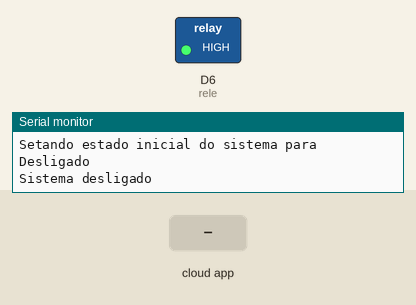
Simulated run of this sketch. Board: ESP8266 (NodeMCU). Shown: switched loads named in the sketch (green lamp = pin HIGH), the last lines printed to the serial monitor. Inputs (shaded band) come from the test bench. WiFi joins after 1.5 s; servers stay silent unless stated; network time is answered at once with the bench clock; the local clock reads 2024-03-15 10:24:30 at power-on unless the sketch sets it; the Firebase database answers and starts empty.

Above: at 3.8 s.
3.9 s: the phone or cloud app sets system_power to Ligado
At 9.2 s:
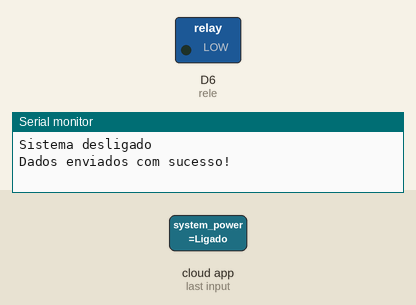
Timing chart, 0 to 10.7 s (numbered marks = the images above; inputs shaded):
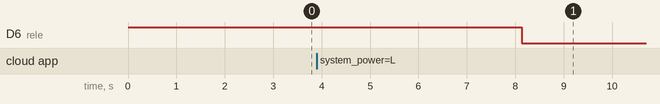

Measured:
- after the input at 3.9 s, D6 (rele): HIGH → LOW after 4.2 s

The sketch:

poco_laser.ino
```cpp
#include <ESP8266WiFi.h> //Conexão WiFi do ESP8266
#include <FirebaseArduino.h> //Contém todas as funções que utilizaremos do Firebase
#include <NTPClient.h> //Biblioteca necessária para obter data e hora
#include <WiFiUdp.h> //Utiliza em conjunto com a NTPClient.h
#include <ArduinoJson.h>

//Incluindo bibliotecas necessárias para o sensor laser VL53l1x
#include <Wire.h>
#include <VL53L1X.h>

//Iniciando uma instância do NTP
WiFiUDP ntpUDP;
NTPClient timeClient(ntpUDP, "a.st1.ntp.br", -3 * 3600);

//Configuraçõs do Firebase
#define FIREBASE_HOST "smart-fazenda-real.firebaseio.com"
#define FIREBASE_AUTH "aQxXYLGyDzSobw2QDiw4xXB8p10UNPA8sTSKuQn1"
#define TABLE_NAME "Dados tanque 2 (Poço)"

//Configuraçõs do WiFi
#define WIFI_SSID "William" //Nome da Wifi
#define WIFI_PASSWORD "camaleao" //Senha da Wifi

//----------------------------------------------------------------------------------------
// CRIANDO OBJETO JSON PARA ENVIAR DADOS AO FIREBASE

StaticJsonBuffer<200> jsonBuffer;
JsonObject &root = jsonBuffer.createObject();
//----------------------------------------------------------------------------------------

//Iniciando um objeto VL53L1X chamado sensor
VL53L1X sensor;

//Definindo o pino D6 para o Rele
const int rele = D6;

// FILTRO MÉDIA MÓVEL

#define n 5 //Número de pontos
int real, filtrado;
int numbers[n];

long moving_average() {
  for (int i=n-1;i>0;i--) numbers[i]=numbers[i-1];

  numbers[0] = real;

  int acc = 0;

  for (int i=0;i<n;i++) acc += numbers[i];

  return (acc/n);
}

//----------------------------------------------------------------------------------------

// FUNÇÕES PARA INICIAR O SENSOR E COMUNICAÇÃO SERIAL

void espInit() {
  //Iniciando comunicação serial
  Wire.begin();
  Serial.begin(115200);
  Wire.setClock(400000); // 400 kHz I2C communication
  pinMode(rele, OUTPUT);
  digitalWrite(rele, HIGH);
  delay(1000);
  /*
  //Iniciando sensor
  sensor.setTimeout(1000);
  if (!sensor.init()) {
    Serial.println("Falha ao detectar e inicializar o sensor!");
    while (1);
  }
  sensor.setDistanceMode(VL53L1X::Long);
  sensor.setMeasurementTimingBudget(50000);
  sensor.startContinuous(1000);
  */
  //Iniciando instância do NTP timeClient
  //timeClient.setTimeOffset(0); //Offset do NTP Client (-10800 para GTM -3:00hrs)
  timeClient.begin(); //Inicia o NTP Client
}

void wifiInit() {
  //Iniciando conexão WiFi
  WiFi.begin(WIFI_SSID, WIFI_PASSWORD);
  Serial.print("Conectando com ");
  Serial.println(WIFI_SSID);
    while (WiFi.status() != WL_CONNECTED) {
      Serial.print(".");
      delay(500);
    }
  Serial.println();
  Serial.print("Conectado a ");
  Serial.println(WIFI_SSID);
  Serial.print("Endereço IP: ");
  Serial.println(WiFi.localIP());
  WiFi.setSleepMode(WIFI_NONE_SLEEP);
  WiFi.mode(WIFI_STA);

  Firebase.begin(FIREBASE_HOST, FIREBASE_AUTH); //Inicia uma instância do Firebase
  Firebase.setString("system_power", "Desligado"); //Seta o estado inicial do sistema para Desligado
  Serial.println("Iniciada instância do Firebase");
  Serial.println("Setando estado inicial do sistema para Desligado");
}
//----------------------------------------------------------------------------------------

//FUNÇÃO PARA ATUALIZAR DATA E HORA

int timeUpdate() {
  timeClient.update();
  unsigned long epochTime = timeClient.getEpochTime(); //Retorna o timestamp
  //String formattedTime = timeClient.getFormattedTime(); //Retorna hora formatada

  return epochTime;
}
//----------------------------------------------------------------------------------------

//FUNÇÃO QUE CALCULA OS DADOS E ENVIA PARA O FIREBASE

void enviaDados() {
  float pocoVol;
  int pocoAlturaAgua, timestamp, pumpTemp, pumpStatus, caixaLevel, pocoLevel;
  String system_power;

  //real = sensor.read();
  //filtrado = moving_average();
  timestamp = timeUpdate();

  //Dimensões do reservatório em mm
  int R=145, r=130, h=337;

  //LIGANDO O SISTEMA
  system_power=Firebase.getString("system_power");

  if (system_power == "Desligado") {
    Serial.println("Sistema desligado");
  } else if (system_power == "Ligado") {
    pocoAlturaAgua=h-filtrado; //Altura da coluna de água
    pocoVol=(((3.1415*(pocoAlturaAgua))*((R*R)+(R*r)+(r*r))/3)/1000); //Volume de água do poço

    caixaLevel = Firebase.getInt("caixaLevel");

  //Mandando os dados coletados para o Firebase
      if (caixaLevel == 0) { //caixaLevel Low
        digitalWrite (rele,LOW);
        pumpStatus = 1; //Bomba ligada
      } else if (caixaLevel == 2) { //caixaLevel High
        digitalWrite (rele,HIGH);
        pumpStatus = 0; //Bomba desligada
      }

      if (pocoAlturaAgua >= 110) {
        pocoLevel = 2; //"HIGH";
      } else if (pocoAlturaAgua >= 50 && pocoAlturaAgua < 110) {
        pocoLevel = 1; //"OK";
      } else if (pocoAlturaAgua < 50) {
        pocoLevel = 0; //"LOW";
      }

      root["pocoAlturaAgua"] = pocoAlturaAgua;
      root["pocoLevel"] = pocoLevel;
      root["pocoVol"] = pocoVol;
      root["pumpStatus"] = pumpStatus;
      //root["pumpTemp"] = pumpTemp;
      root["timestamp"] = timestamp;
      root["system_power"] = system_power;

      Firebase.setInt("pocoLevel", pocoLevel);
      Firebase.setFloat("pocoAlturaAgua", pocoAlturaAgua);
      Firebase.setInt("pumpStatus", pumpStatus);

      Firebase.push(TABLE_NAME, root);

      if (Firebase.failed()){
        Serial.println("Setting Number Failed...");
        Serial.println(Firebase.error());
      }

      Serial.println("Dados enviados com sucesso!");
      }
}

void setup() {
  espInit();
  wifiInit();
}

void loop() {
  enviaDados();
  delay(5000);
}
```
